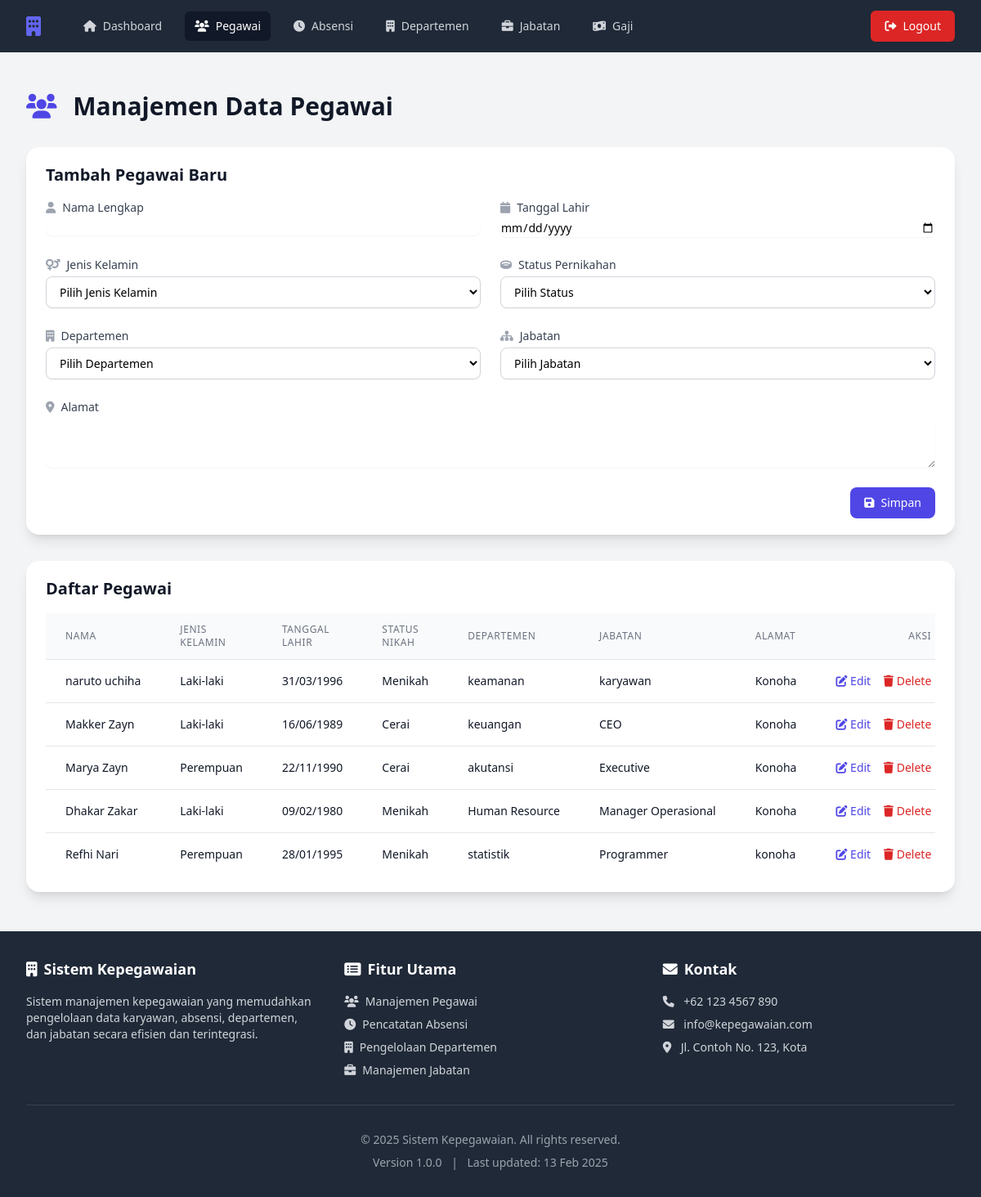
/pegawai.php (signed in), run on the app's committed database.
### tables this page shows
CREATE TABLE `pegawai` (
  `id_pegawai` int(11) NOT NULL,
  `nama` varchar(100) NOT NULL,
  `tgl_lahir` date NOT NULL,
  `alamat` text DEFAULT NULL,
  `jenis_kelamin` enum('Laki-laki','Perempuan') NOT NULL,
  `status_nikah` enum('Belum Menikah','Menikah','Cerai') NOT NULL,
  `id_departemen` int(11) DEFAULT NULL,
  `id_jabatan` int(11) DEFAULT NULL
);

CREATE TABLE `departemen` (
  `id_departemen` int(11) NOT NULL,
  `nama_departemen` varchar(100) NOT NULL,
  `deskripsi` text DEFAULT NULL
);

CREATE TABLE `jabatan` (
  `id_jabatan` int(11) NOT NULL,
  `nama_jabatan` varchar(100) NOT NULL,
  `gaji_pokok` decimal(10,2) NOT NULL
);

### pegawai.php (the view, shortened to what this page needs)
<?php
include 'db/koneksi.php';
$update_mode = false;
$nama = "";
$tgl_lahir = "";
$alamat = "";
$result = mysqli_query($conn, "SELECT p.*, d.nama_departemen, j.nama_jabatan FROM pegawai p
                              LEFT JOIN departemen d ON p.id_departemen = d.id_departemen
                              LEFT JOIN jabatan j ON p.id_jabatan = j.id_jabatan");
include 'includes/header.php';
?>
<main>
    <div class="max-w-7xl mx-auto py-6 sm:px-6 lg:px-8">
        <div class="px-4 py-6 sm:px-0">
            <div class="flex justify-between items-center mb-8">
                <h1 class="text-3xl font-bold text-gray-900">
                    <i class="fas fa-users mr-3 text-indigo-600"></i>
                    Manajemen Data Pegawai
                </h1>
            </div>
            <div class="bg-white shadow-lg rounded-2xl mb-8">
                <div class="px-6 py-5">
                    <h3 class="text-xl font-semibold text-gray-900 mb-4">
                        <?php echo ($update_mode ? "Edit Pegawai" : "Tambah Pegawai Baru"); ?>
                    </h3>
                    <form method="POST" action="">
                        <div class="grid grid-cols-1 md:grid-cols-2 gap-6">
                            <div>
                                <label for="nama" class="block text-sm font-medium text-gray-700">
                                    <i class="fas fa-user text-gray-400 mr-2"></i>Nama Lengkap
                                </label>
                                <input type="text" name="nama" id="nama"
                                    class="mt-1 focus:ring-indigo-500 focus:border-indigo-500 block w-full shadow-sm sm:text-sm border-gray-300 rounded-lg"
                                    value="<?php echo $nama; ?>" required>
                            </div>
                            <div>
                                <label for="tgl_lahir" class="block text-sm font-medium text-gray-700">
                                    <i class="fas fa-calendar text-gray-400 mr-2"></i>Tanggal Lahir
                                </label>
                                <input type="date" name="tgl_lahir" id="tgl_lahir"
                                    class="mt-1 focus:ring-indigo-500 focus:border-indigo-500 block w-full shadow-sm sm:text-sm border-gray-300 rounded-lg"
                                    value="<?php echo $tgl_lahir; ?>" required>
                            </div>
                            <div>
                                <label for="jenis_kelamin" class="block text-sm font-medium text-gray-700">
                                    <i class="fas fa-venus-mars text-gray-400 mr-2"></i>Jenis Kelamin
                                </label>
                                <select name="jenis_kelamin" id="jenis_kelamin"
                                    class="mt-1 block w-full py-2 px-3 border border-gray-300 bg-white rounded-lg shadow-sm focus:outline-none focus:ring-indigo-500 focus:border-indigo-500 sm:text-sm" required>
                                    <option value="">Pilih Jenis Kelamin</option>
                                </select>
                            </div>
                            <div>
                                <label for="status_nikah" class="block text-sm font-medium text-gray-700">
                                    <i class="fas fa-ring text-gray-400 mr-2"></i>Status Pernikahan
                                </label>
                                <select name="status_nikah" id="status_nikah"
                                    class="mt-1 block w-full py-2 px-3 border border-gray-300 bg-white rounded-lg shadow-sm focus:outline-none focus:ring-indigo-500 focus:border-indigo-500 sm:text-sm" required>
                                    <option value="">Pilih Status</option>
                                </select>
                            </div>
                            <div>
                                <label for="id_departemen" class="block text-sm font-medium text-gray-700">
                                    <i class="fas fa-building text-gray-400 mr-2"></i>Departemen
                                </label>
                                <select name="id_departemen" id="id_departemen"
                                    class="mt-1 block w-full py-2 px-3 border border-gray-300 bg-white rounded-lg shadow-sm focus:outline-none focus:ring-indigo-500 focus:border-indigo-500 sm:text-sm" required>
                                    <option value="">Pilih Departemen</option>
                                </select>
                            </div>
                            <div>
                                <label for="id_jabatan" class="block text-sm font-medium text-gray-700">
                                    <i class="fas fa-sitemap text-gray-400 mr-2"></i>Jabatan
                                </label>
                                <select name="id_jabatan" id="id_jabatan"
                                    class="mt-1 block w-full py-2 px-3 border border-gray-300 bg-white rounded-lg shadow-sm focus:outline-none focus:ring-indigo-500 focus:border-indigo-500 sm:text-sm" required>
                                    <option value="">Pilih Jabatan</option>
                                </select>
                            </div>
                            <div class="md:col-span-2">
                                <label for="alamat" class="block text-sm font-medium text-gray-700">
                                    <i class="fas fa-map-marker-alt text-gray-400 mr-2"></i>Alamat
                                </label>
                                <textarea name="alamat" id="alamat" rows="3"
                                    class="mt-1 focus:ring-indigo-500 focus:border-indigo-500 block w-full shadow-sm sm:text-sm border-gray-300 rounded-lg"
                                    required><?php echo $alamat; ?></textarea>
                            </div>
                        </div>
                        <div class="mt-6 flex justify-end space-x-3">
                            <button type="submit" name="submit"
                                class="inline-flex items-center px-4 py-2 border border-transparent rounded-lg text-sm font-medium text-white bg-indigo-600 hover:bg-indigo-700 focus:outline-none focus:ring-2 focus:ring-offset-2 focus:ring-indigo-500">
                                <i class="fas fa-save mr-2"></i>
                                <?php echo ($update_mode ? "Update" : "Simpan"); ?>
                            </button>
                        </div>
                    </form>
                </div>
            </div>
            <div class="bg-white shadow-lg rounded-2xl overflow-hidden">
                <div class="px-6 py-5">
                    <h3 class="text-xl font-semibold text-gray-900 mb-4">Daftar Pegawai</h3>
                    <div class="overflow-x-auto">
                        <table class="min-w-full divide-y divide-gray-200">
                            <thead class="bg-gray-50">
                                <tr>
                                    <th class="px-6 py-3 text-left text-xs font-medium text-gray-500 uppercase tracking-wider">Nama</th>
                                    <th class="px-6 py-3 text-left text-xs font-medium text-gray-500 uppercase tracking-wider">Jenis Kelamin</th>
                                    <th class="px-6 py-3 text-left text-xs font-medium text-gray-500 uppercase tracking-wider">Tanggal Lahir</th>
                                    <th class="px-6 py-3 text-left text-xs font-medium text-gray-500 uppercase tracking-wider">Status Nikah</th>
                                    <th class="px-6 py-3 text-left text-xs font-medium text-gray-500 uppercase tracking-wider">Departemen</th>
                                    <th class="px-6 py-3 text-left text-xs font-medium text-gray-500 uppercase tracking-wider">Jabatan</th>
                                    <th class="px-6 py-3 text-left text-xs font-medium text-gray-500 uppercase tracking-wider">Alamat</th>
                                    <th class="px-6 py-3 text-right text-xs font-medium text-gray-500 uppercase tracking-wider">Aksi</th>
                                </tr>
                            </thead>
                            <tbody class="bg-white divide-y divide-gray-200">
                                <?php if (mysqli_num_rows($result) > 0): ?>
                                    <?php while ($row = mysqli_fetch_assoc($result)): ?>
                                        <tr class="hover:bg-gray-50">
                                            <td class="px-6 py-4 whitespace-nowrap">
                                                <div class="text-sm font-medium text-gray-900"><?= $row['nama'] ?></div>
                                            </td>
                                            <td class="px-6 py-4 whitespace-nowrap">
                                                <div class="text-sm text-gray-900"><?= $row['jenis_kelamin'] ?></div>
                                            </td>
                                            <td class="px-6 py-4 whitespace-nowrap">
                                                <div class="text-sm text-gray-900"><?= date('d/m/Y', strtotime($row['tgl_lahir'])) ?></div>
                                            </td>
                                            <td class="px-6 py-4 whitespace-nowrap">
                                                <div class="text-sm text-gray-900"><?= $row['status_nikah'] ?></div>
                                            </td>
                                            <td class="px-6 py-4 whitespace-nowrap">
                                                <div class="text-sm text-gray-900"><?= $row['nama_departemen'] ?: '-' ?></div>
                                            </td>
                                            <td class="px-6 py-4 whitespace-nowrap">
                                                <div class="text-sm text-gray-900"><?= $row['nama_jabatan'] ?: '-' ?></div>
                                            </td>
                                            <td class="px-6 py-4">
                                                <div class="text-sm text-gray-900"><?= $row['alamat'] ?></div>
                                            </td>
                                            <td class="px-6 py-4 whitespace-nowrap text-right text-sm font-medium">
                                                <a href="pegawai.php?edit=<?= $row['id_pegawai'] ?>"
                                                   class="text-indigo-600 hover:text-indigo-900 mr-3">
                                                    <i class="fas fa-edit"></i> Edit
                                                </a>
                                                <button onclick="showDeleteConfirmation(<?= $row['id_pegawai'] ?>, '<?= htmlspecialchars($row['nama'], ENT_QUOTES) ?>', 'pegawai')"
                                                        class="text-red-600 hover:text-red-900">
                                                    <i class="fas fa-trash"></i> Delete
                                                </button>
                                            </td>
                                        </tr>
                                    <?php endwhile; ?>
                                <?php endif; ?>
                            </tbody>
                        </table>
                    </div>
                </div>
            </div>
        </div>
    </div>
</main>
<?php include 'includes/footer.php'; ?>

### includes/header.php (style rules this page uses)
html { height: 100%; }
body { min-height: 100vh; display: flex; flex-direction: column; }
main { flex: 1 0 auto; }

### data on the page
pegawai: nama "naruto uchiha", jenis_kelamin "Laki-laki", tgl_lahir "31/03/1996", status_nikah "Menikah", id_departemen.nama_departemen "keamanan", id_jabatan.nama_jabatan "karyawan", alamat "Konoha"
pegawai: nama "Makker Zayn", jenis_kelamin "Laki-laki", tgl_lahir "16/06/1989", status_nikah "Cerai", id_departemen.nama_departemen "keuangan", id_jabatan.nama_jabatan "CEO", alamat "Konoha"
pegawai: nama "Marya Zayn", jenis_kelamin "Perempuan", tgl_lahir "22/11/1990", status_nikah "Cerai", id_departemen.nama_departemen "akutansi", id_jabatan.nama_jabatan "Executive", alamat "Konoha"
pegawai: nama "Dhakar Zakar", jenis_kelamin "Laki-laki", tgl_lahir "09/02/1980", status_nikah "Menikah", id_departemen.nama_departemen "Human Resource", id_jabatan.nama_jabatan "Manager Operasional", alamat "Konoha"
pegawai: nama "Refhi Nari", jenis_kelamin "Perempuan", tgl_lahir "28/01/1995", status_nikah "Menikah", id_departemen.nama_departemen "statistik", id_jabatan.nama_jabatan "Programmer", alamat "konoha"
